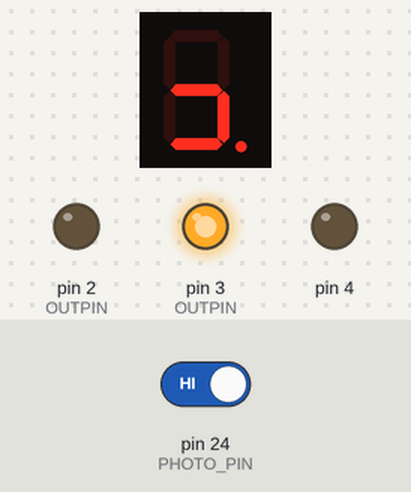
Recording of a sketch running on a simulated Arduino Mega 2560, built with avr-gcc and run on an emulated ATmega2560. Parts: 1-digit seven-segment display, output pins drawn as LEDs (lit = HIGH). Wiring (inferred from the names in the program): 1-digit 7-segment display, segments lit when LOW: segments pin 18, pin 17, pin 16, pin 15, pin 14, pin 13, pin 12, pin 19. The inputs (shaded band) are chosen by the test bench; at power-on: pin 24 (PHOTO_PIN) HIGH. The segment pins are drawn as the display they are named for; pins used as bus, display or sensor lines are not drawn.

Above: at 1.2 s.
1.3 s: pin 24 (PHOTO_PIN) driven LOW
At 1.9 s:
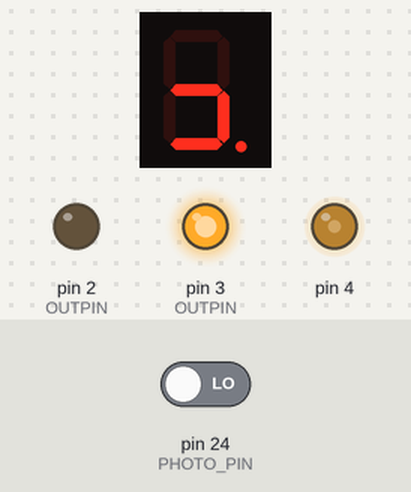
4.3 s: pin 24 (PHOTO_PIN) driven HIGH
At 4.7 s:
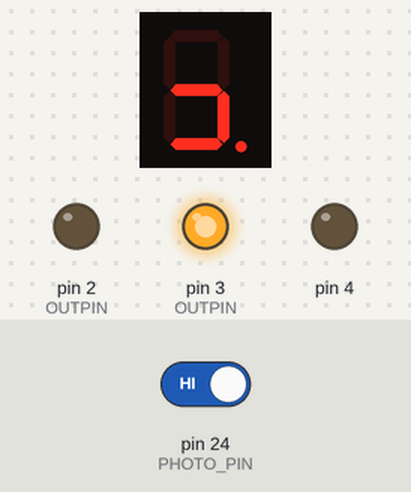
7.3 s: pin 24 (PHOTO_PIN) driven LOW
At 7.8 s:
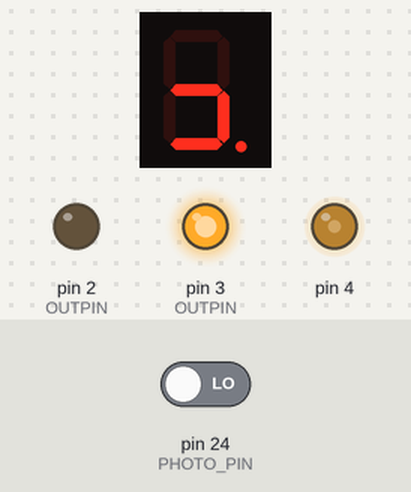
10.3 s: pin 24 (PHOTO_PIN) driven HIGH
At 11.2 s:
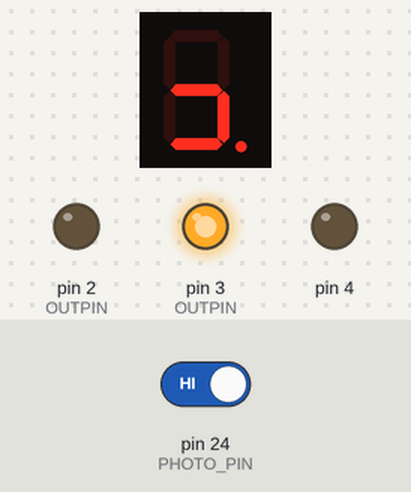
13.3 s: pin 24 (PHOTO_PIN) driven LOW
At 14.0 s:
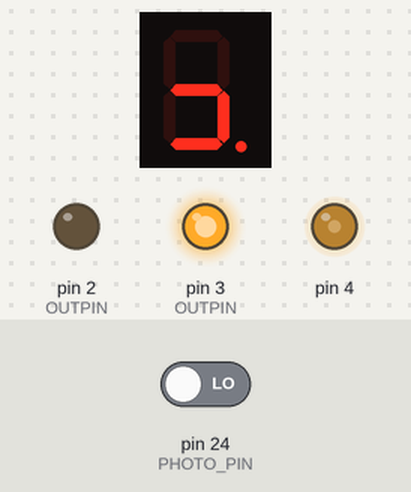
16.3 s: pin 24 (PHOTO_PIN) driven HIGH
At 17.4 s:
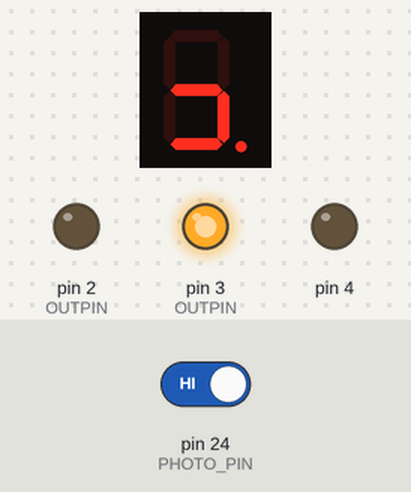
Timing chart, 0 to 19.3 s (numbered marks = the images above; inputs shaded):
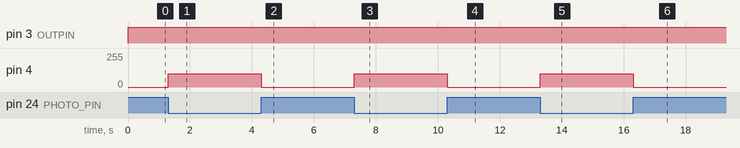

The sketch:

Q6.ino
```cpp
#define SEG_RESET 10

#define PHOTO_PIN 24
#define PHOTO_COVERED LOW

void setup() {
  const int OUTPIN[] = {2, 3, 12, 13, 14, 15, 16, 17, 18, 19};
  for (int i : OUTPIN) {
    pinMode(i, OUTPUT);
  }

  const int INPIN[] = {22, 24, 26};
  for (int i : INPIN) {
    pinMode(i, INPUT);
  }
}

int count = 1;
unsigned long startMillis;

void loop() {
  while (digitalRead(PHOTO_PIN) != PHOTO_COVERED) {
    // 受光状態
    segR(count);
    analogWrite(4, 0);

    if ( (count > 1) && (startMillis + 1000 <= millis()) ) {
      count--;
      startMillis = millis();
    }

    if (digitalRead(PHOTO_PIN) == PHOTO_COVERED) {
      // 離脱処理
      startMillis = millis();
    }
  }

  while (digitalRead(PHOTO_PIN) == PHOTO_COVERED) {
    // 遮光状態
    segR(count);
    analogWrite(4, 100);

    if ( (count < 9) && (startMillis + 1000 <= millis()) ) {
      count++;
      startMillis = millis();
    }

    if (digitalRead(PHOTO_PIN) != PHOTO_COVERED) {
      // 離脱処理
      startMillis = millis();
    }
  }
}

void seg(int num) {
  const int PTN[][7] = {
    {1, 1, 1, 1, 1, 1, 0}, // 0
    {0, 1, 1, 0, 0, 0, 0}, // 1
    {1, 1, 0, 1, 1, 0, 1}, // 2
    {1, 1, 1, 1, 0, 0, 1}, // 3
    {0, 1, 1, 0, 0, 1, 1}, // 4
    {1, 0, 1, 1, 0, 1, 1}, // 5
    {1, 0, 1, 1, 1, 1, 1}, // 6
    {1, 1, 1, 0, 0, 1, 0}, // 7
    {1, 1, 1, 1, 1, 1, 1}, // 8
    {1, 1, 1, 1, 0, 1, 1}, // 9
    {0, 0, 0, 0, 0, 0, 0}, // RESET 10
  };

  for (int i = 12; i <= 18; i++) {
    digitalWrite(i, PTN[num][i - 12]);
  }
}

void segR(int num) {
  seg(SEG_RESET);
  digitalWrite(2, LOW);
  digitalWrite(3, HIGH);
  seg(num);
}
```

Measured:
- after the input at 1.3 s, pin 4: 0/255 → 100/255 at once
- after the input at 4.3 s, pin 4: 100/255 → 0/255 at once
- after the input at 7.3 s, pin 4: 0/255 → 100/255 at once
- after the input at 10.3 s, pin 4: 100/255 → 0/255 at once
- after the input at 13.3 s, pin 4: 0/255 → 100/255 at once
- after the input at 16.3 s, pin 4: 100/255 → 0/255 at once
